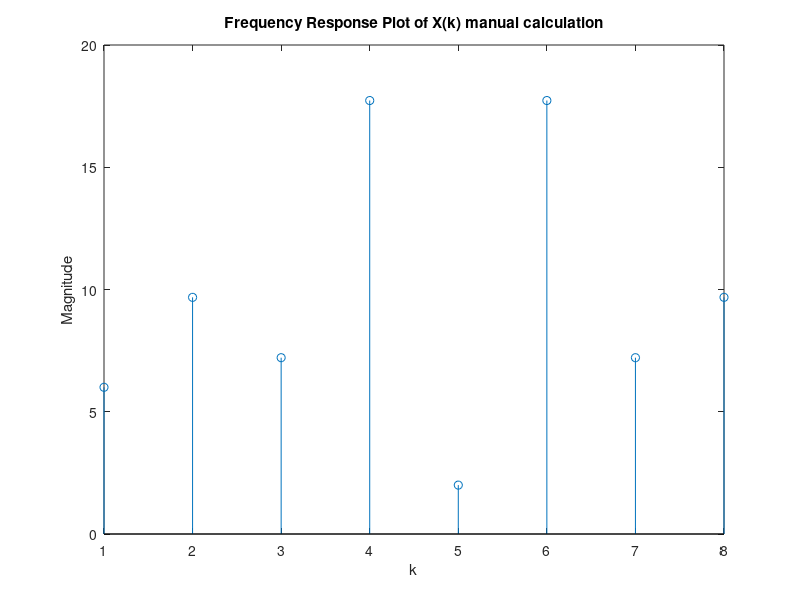
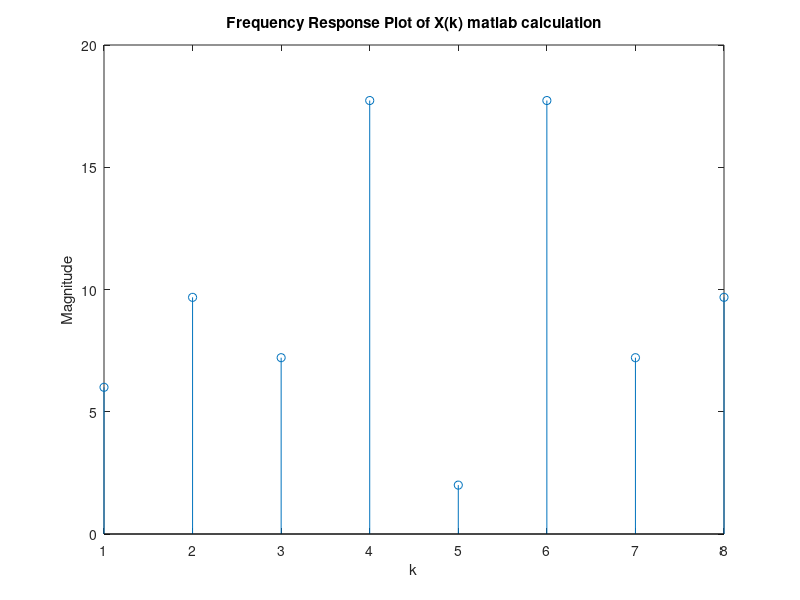

Write the MATLAB code that produced these figures, in order.
% manual calculation
xk = [6 1.9289+9.4852i -4+6i 16.0711+7.4853i -2 16.0711-7.4853i -4-6i 1.9289-9.4852i];
figure(1);
stem(abs(xk));
xlabel('k')
ylabel('Magnitude')
title('Frequency Response Plot of X(k) manual calculation')

% matlab calculation
xn = [4 -6 1 2 -5 5 2 3];
figure(2);
stem(abs(fft(xn)));
xlabel('k')
ylabel('Magnitude')
title('Frequency Response Plot of X(k) matlab calculation')